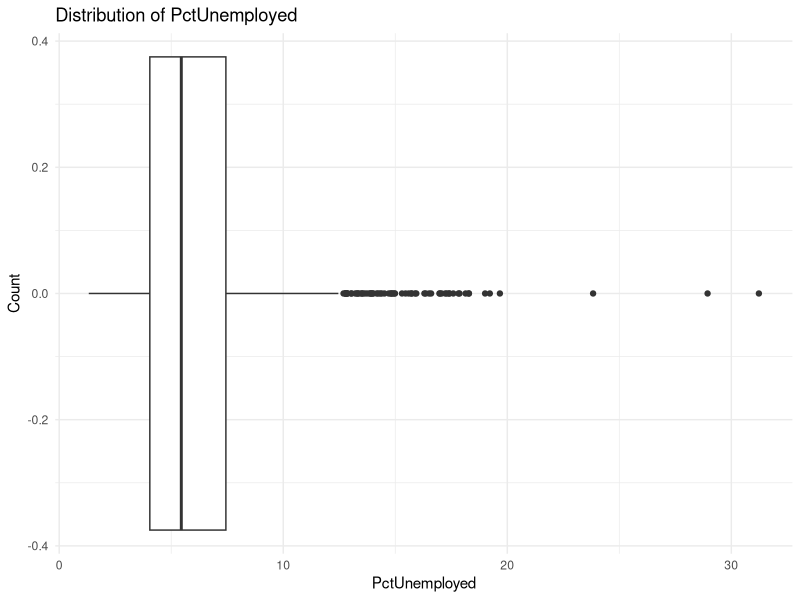
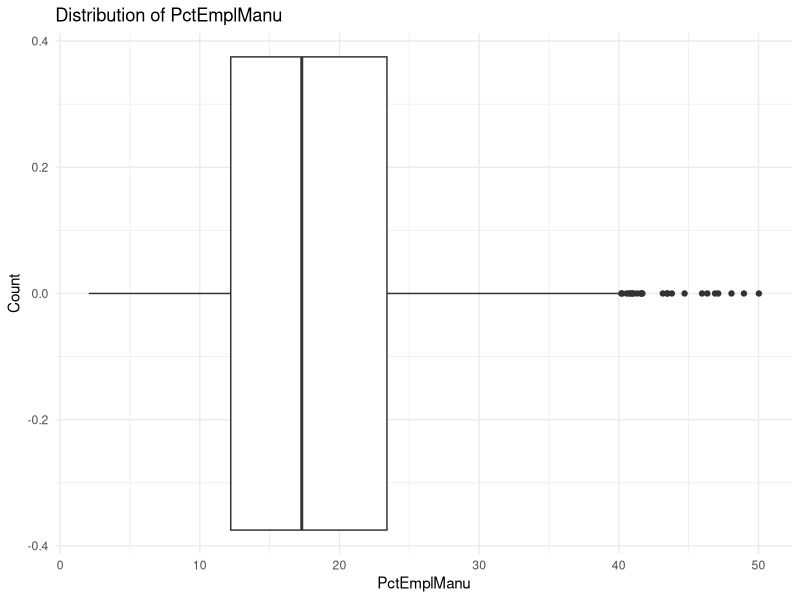
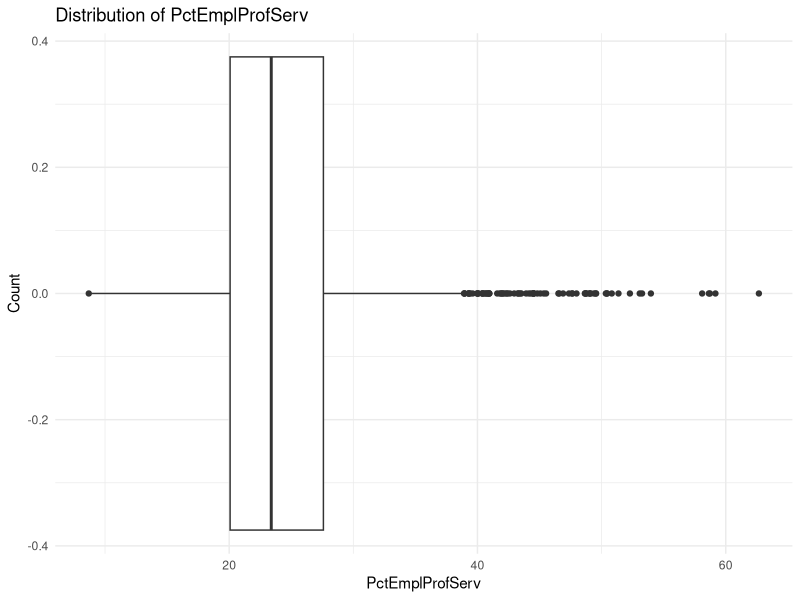
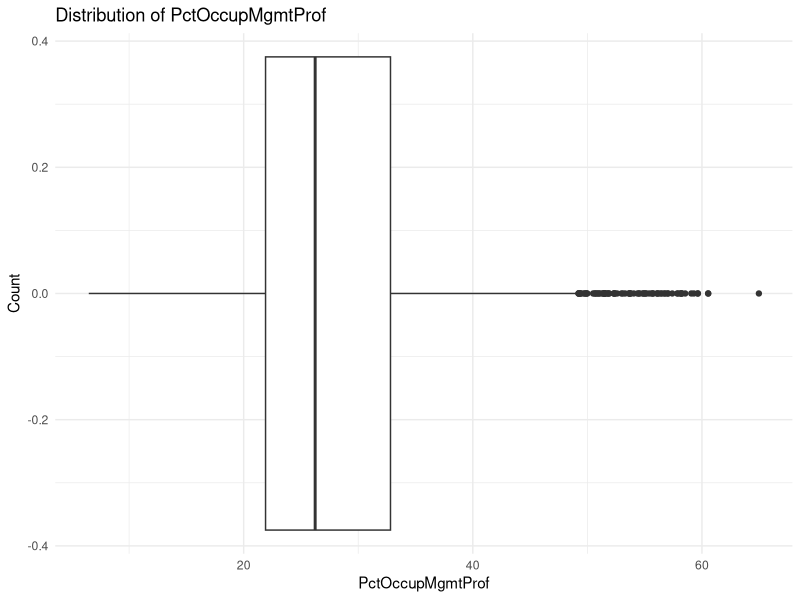
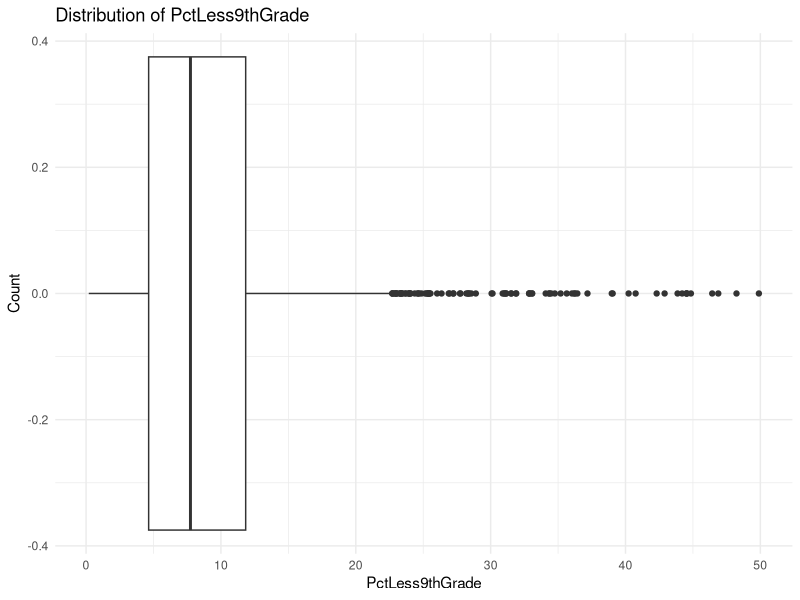
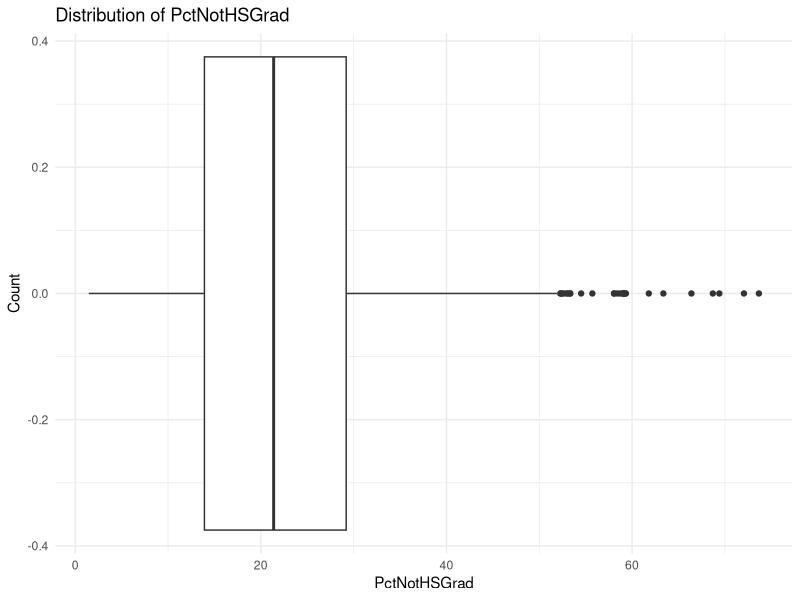
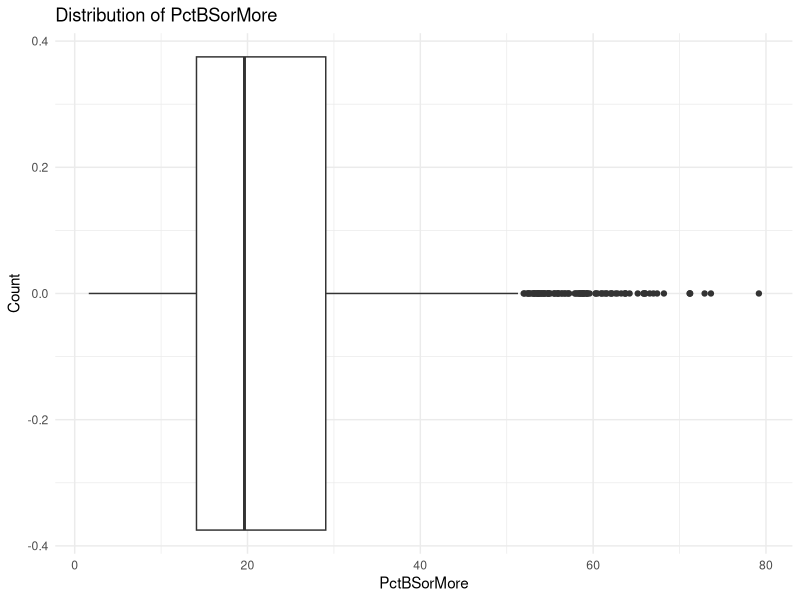
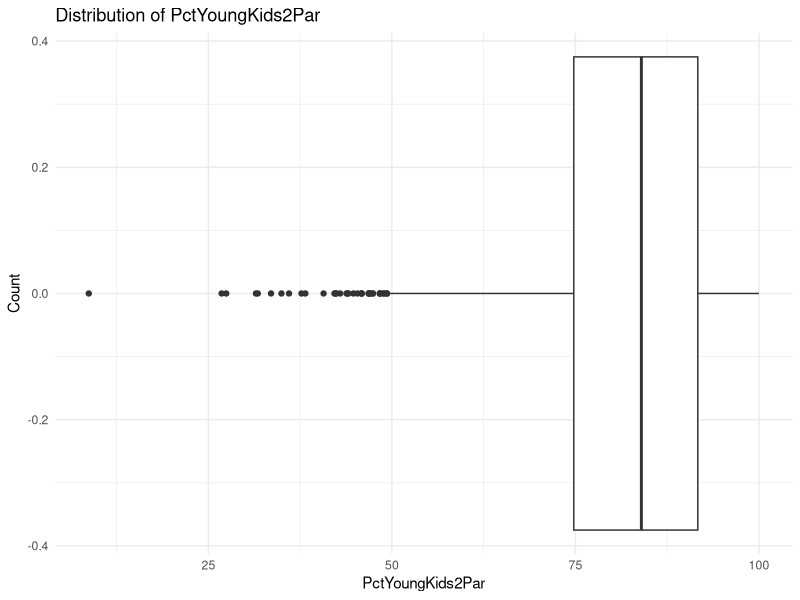

Source code (R) for these figures, in order:
## ---- chunk 1
# libraries
library(dplyr)
library(ggplot2)
library(reshape2)
library(psych)
library(stringr)
library(broom)
## ---- chunk 2
# predictor columns' descriptions
feature_names = read.csv("names.csv")[, "Variable"]

# crime indicators
crime_names = read.csv("crime_indicators.csv")[, "Variable"]

# crime data
crime = read.csv("crime_data.csv") |>
  select(all_of(feature_names), all_of(crime_names))
## ---- chunk 3
# check variable types
var_type = (lapply(crime, typeof))

# all variables should be numeric

## function to convert from chr to num
convert_chr_to_num <- function(df) {
  for (colname in names(df)) {
    if (is.character(df[[colname]])) {
      df[[colname]] <- as.numeric(df[[colname]])
    }
  }
  return(df)
}

crime = convert_chr_to_num(crime)
str(crime)
## ---- chunk 4
# function to generate summary
generate_summaries <- function(df) {
  
  # summary statistics
  describe(df) |>
    arrange(desc(mean))
}

# function to generate boxplots
generate_all_boxplots <- function(df) {
  
  for (colname in names(df)) {
    df = df[!is.na(df[[colname]]), ]
  
    print(
      ggplot(df, aes_string(colname)) +
        geom_boxplot() +
        labs(title = paste("Distribution of", colname),
             x = colname,
             y = "Count") +
        theme_minimal()
    )
  }
}

# get the summary statistics
generate_summaries(crime) |>
  round(0) |>
  knitr::kable()

# Distribution of the Data (boxplots)
generate_all_boxplots(crime)
## ---- chunk 5
# function to complete correlation analysis
correlation_function <- function(df) {
  # Calculate correlations
  correlations <- cor(df, use = "complete.obs")
  
  
  # Melt the correlation matrix
  correlations_melt <- melt(correlations)

  # Generate the heatmap
  cor_heatmap = ggplot(data = correlations_melt, aes(x=Var1, y=Var2, fill=value)) + 
    geom_tile() +
    scale_fill_gradient2(low = "blue", high = "red", mid = "white", 
                         midpoint = 0, limit = c(-1,1), space = "Lab", 
                         name="Pearson\nCorrelation") +
    theme_minimal() + 
    theme(axis.text.x = element_text(angle = 90, vjust = 1, 
                                     size = 12, hjust = 1),
          axis.text.y = element_text(size = 12)) +
    coord_fixed()
  
  return(list(
    correlations = correlations, 
    cor_heatmap = cor_heatmap
  ))
}

# apply function to data
var_correlations = correlation_function(crime)

# correlation matrix
var_correlations$correlations |>
  round(2) |>
  knitr::kable()

# correlation heatmap
var_correlations$cor_heatmap 
## ---- chunk 6
# fit model on all vars
all_models = list()
for (y in crime_names) {
  # Create the formula for the regression model
  formula <- as.formula(paste(y, "~", paste(feature_names, collapse = "+")))
  # Fit the regression model
  model_all <- lm(formula, data = crime)
  # Store the model in the list
  all_models[[paste(y, "~", "All_Vars")]] <- model_all
}

# model equations with all variables
model_eqns_all = names(all_models)




# function to extract info from a model
extract_stats <- function(models) {
  stats <- list()

  for (name in names(models)) {
    model <- models[[name]]
    
    # Extract the coefficient estimates
    coef_estimates <- coef(summary(model)) |> data.frame()
    
    # Extract R square and adjusted R square
    r_square <- summary(model)$r.squared
    adj_r_square <- summary(model)$adj.r.squared
    
    # Extract F statistic and p value
    f_statistic <- summary(model)$fstatistic[1]
    p_value <- pf(f_statistic, summary(model)$fstatistic[2], summary(model)$fstatistic[3], lower.tail = FALSE)
    
    # Combine the statistics into a list
    model_stats <- list(
      Model = name,
      Coefficients = coef_estimates,
      R_Square = r_square,
      Adjusted_R_Square = adj_r_square,
      F_Statistic = f_statistic,
      P_Value = p_value
    )
    
    # Append the model statistics to the overall statistics
    stats[[name]] <- model_stats
  }
  
  return(stats)
}

# summary of models with all vars
summary_models_all = all_models |>
  extract_stats()




# Function to return the model outputs in 2 clean tables
split_stats <- function(stats) {
  # Initialize empty dataframes
  coef_df <- data.frame()
  summary_df <- data.frame()

  for (name in names(stats)) {
    # Extract the model statistics
    model_stats <- stats[[name]]
    
    # Create a dataframe for the coefficients
    coef_df_temp <- data.frame(
      Model = name,
      Coefficients = list(model_stats$Coefficients)
    )
    
    # Append the coefficients dataframe to the overall coefficients dataframe
    coef_df <- rbind(coef_df, coef_df_temp)
    
    # Create a dataframe for the summary statistics
    summary_df_temp <- data.frame(
      Model = name,
      R_Square = model_stats$R_Square,
      Adjusted_R_Square = model_stats$Adjusted_R_Square,
      F_Statistic = model_stats$F_Statistic,
      P_Value = model_stats$P_Value
    )
    
    # Append the summary statistics dataframe to the overall summary statistics dataframe
    summary_df <- rbind(summary_df, summary_df_temp)
  }
  
  return(list(coef_df = coef_df, summary_df = summary_df))
}

# extract the significant all_models (p_value <= 0.05)
significant_models_all <- split_stats(summary_models_all)$summary_df |>
  filter(P_Value < 0.05 | P_Value == 0.05) |>
  arrange(desc(Adjusted_R_Square))
rownames(significant_models_all) = NULL





# function to split the coefficients into separate tables by model
split_coef <- function(stats) {
  # Initialize an empty list
  coef_list <- list()

  for (name in names(stats)) {
    # Extract the model statistics
    model_stats <- stats[[name]]
    
    # Create a dataframe for the coefficients
    coef_df <- data.frame(
      Coefficients = model_stats$Coefficients
    )
    
    # Append the coefficients dataframe to the overall coefficients list
    coef_list[[name]] <- coef_df
  }
  
  return(coef_list)
}

# split the coefficients into different tables by model
coef_list_all <- split_coef(summary_models_all)
## save the list of tables for the model coefficient
capture.output(c(coef_list_all), file = "coef_list.txt")




# Get the significant features within each model
# function to loop through the tables of model coefficients to filter only significant variables (p_value < = 0.05)
extract_significant_coef <- function(coef_list) {
  # Initialize an empty list
  significant_coef_list <- list()

  for (name in names(coef_list)) {
    # Extract the coefficients dataframe
    coef_df <- coef_list[[name]]
    
    # Extract rows where "Coefficients.Pr...t.." is less than or equal to 0.05
    significant_coef_df <- coef_df[coef_df$`Coefficients.Pr...t..` <= 0.05, ]
    
    # Append the significant coefficients dataframe to the overall significant coefficients list
    significant_coef_list[[name]] <- significant_coef_df
  }
  
  return(significant_coef_list)
}


# get the list coefficient tables of the significant features from the models with all variables
significant_coef_list_all <- extract_significant_coef(coef_list_all)
significant_coef_list_all
## ---- chunk 7
# Define the function
regression_equation <- function(coeff_tables) {
  # Initialize an empty list to store equations
  equations <- list()

  # Loop over the list of coefficient tables
  for (i in seq_along(coeff_tables)) {
    # Get the current table
    table <- coeff_tables[[i]]

    # Initialize an empty string to store the equation
    equation <- ""

    # Loop over the rows of the table
    for (j in 1:nrow(table)) {
      # Get the current row
      row <- table[j, ]

      # Get the coefficient name and value
      coeff_name <- rownames(table)[j]
      coeff_value <- row[1]

      # Append to the equation string
      if (j == 1) {
        equation <- paste(equation, round(coeff_value, 4), "*", coeff_name)
      } else {
        equation <- paste(equation, "+", round(coeff_value, 4), "*",  coeff_name)
      }
    }
    

    # Append to the list of equations
    equations[[i]] <- equation
  }

  # Return the list of equations
  return(equations)
}

# using models fitted with all vars
regression_equations_all = regression_equation(significant_coef_list_all)
regression_equations_all = gsub("*\\*.", "", regression_equations_all)
regression_equations_all = gsub("\\(Intercept)", "", regression_equations_all)
regression_equations_all = gsub("\\+ -", "-", regression_equations_all)

crime_features_all = (names(significant_coef_list_all) |>
  str_split("~")) |>
  lapply(function(x) x[1]) |>
  unlist()

regression_equations_all = str_c(crime_features_all, regression_equations_all, sep = " =")
regression_equations_all
## ---- chunk 8
# test for homoscedaticity 
# Load necessary library
library(lmtest)

# function to test for homoscedasticity
test_residual_var <- function(models) {
  
  # Initialize an empty vector to store list of models with no homoscedasticity
  homoscedasticity <- c()
  index <- c()
  
  # Initialize an empty vector to store residual analysis test statistics
  resid_test_stats <- data.frame(model = character(),
                                 bp = numeric(),
                                 df = integer(),
                                 pvalue = numeric())
  
  # Loop through each model in the list
  for(i in seq_along(models)) {
    # Perform the Breusch-Pagan test
    bp_test <- bptest(models[[i]])
    
    # add results to the list
    resid_test_stats[ i, ]$model = paste("Model", i, sep = "_")
    resid_test_stats[ i, ]$bp = bp_test$statistic |> round(4)
    resid_test_stats[ i, ]$df = bp_test$parameter |> round(4)
    resid_test_stats[ i, ]$pvalue = bp_test$p.value |> round(4)
  
    # If the p-value is >= 0.05, add the model to the vector
    if(bp_test$p.value >= 0.05) {
      homoscedasticity <- c(homoscedasticity, paste("Model", i))
      index = c(index, i)
    }
  }
  
  
  rownames(resid_test_stats) = NULL
  
  return(list(
    resid_test_stats = resid_test_stats,
    homoscedasticity = homoscedasticity,
    index = index
  ))
}


# for models fitted on all vars
resid_results_all = test_residual_var(all_models)

# Print the results for Breusch-Pagan homoscedasticity test
print(resid_results_all$resid_test_stats) |> 
  knitr::kable()
# Print the models with homoscedasticity
cat(resid_results_all$homoscedasticity, sep = ", ")
## ---- chunk 9
# Define a function that takes a list of fitted regression models and performs sensitivity analysis
sensitivity_analysis <- function(models) {
  results <- list()
  
  for (i in seq_along(models)) {
    model <- models[[i]]
    coef <- coef(model)
    res <- residuals(model)
    sigma <- sd(res)
    sens <- matrix(0, nrow = length(coef), ncol = 2)
    
    for (j in seq_along(coef)) {
      partial <- coef[j] * model$model[, j]
      se <- sqrt(vcov(model)[j, j])
      elasticity <- coef[j] * mean(model$model[, j]) / mean(fitted(model))
      delta <- 100 * se / coef[j]
      sens[j, ] <- c(elasticity, delta)
    }
    
    rownames(sens) <- names(coef)
    colnames(sens) <- c("Elasticity", "Delta")
    results[[paste0(resid_results_all$homoscedasticity[i])]] <- sens # using all variables models
  }
  
  return(results)
}

# run the sensitivity analysis for models with all variables
sensitivity_all = sensitivity_analysis(all_models[resid_results_all$index])
sensitivity_all

# save the sensitivity analyses output
capture.output(sensitivity_all, file = "sensitivity_analysis.txt")
